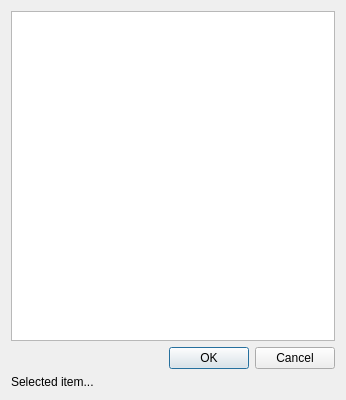
<?xml version="1.0" encoding="UTF-8"?>
<ui version="4.0">
 <class>DSc_SelectSlice_Dialog</class>
 <widget class="QDialog" name="DSc_SelectSlice_Dialog">
  <property name="geometry">
   <rect>
    <x>0</x>
    <y>0</y>
    <width>346</width>
    <height>400</height>
   </rect>
  </property>
  <property name="windowTitle">
   <string>Dialog</string>
  </property>
  <layout class="QVBoxLayout" name="verticalLayout">
   <item>
    <widget class="QListWidget" name="DSc_SelectSlice_listWidget"/>
   </item>
   <item>
    <widget class="QDialogButtonBox" name="DSc_SelectSlice_buttonBox">
     <property name="orientation">
      <enum>Qt::Horizontal</enum>
     </property>
     <property name="standardButtons">
      <set>QDialogButtonBox::Cancel|QDialogButtonBox::Ok</set>
     </property>
    </widget>
   </item>
   <item>
    <widget class="QLabel" name="Selected_Slice_label">
     <property name="text">
      <string>Selected item...</string>
     </property>
    </widget>
   </item>
  </layout>
 </widget>
 <resources/>
 <connections>
  <connection>
   <sender>DSc_SelectSlice_buttonBox</sender>
   <signal>accepted()</signal>
   <receiver>DSc_SelectSlice_Dialog</receiver>
   <slot>accept()</slot>
   <hints>
    <hint type="sourcelabel">
     <x>248</x>
     <y>254</y>
    </hint>
    <hint type="destinationlabel">
     <x>157</x>
     <y>274</y>
    </hint>
   </hints>
  </connection>
  <connection>
   <sender>DSc_SelectSlice_buttonBox</sender>
   <signal>rejected()</signal>
   <receiver>DSc_SelectSlice_Dialog</receiver>
   <slot>reject()</slot>
   <hints>
    <hint type="sourcelabel">
     <x>316</x>
     <y>260</y>
    </hint>
    <hint type="destinationlabel">
     <x>286</x>
     <y>274</y>
    </hint>
   </hints>
  </connection>
 </connections>
</ui>
